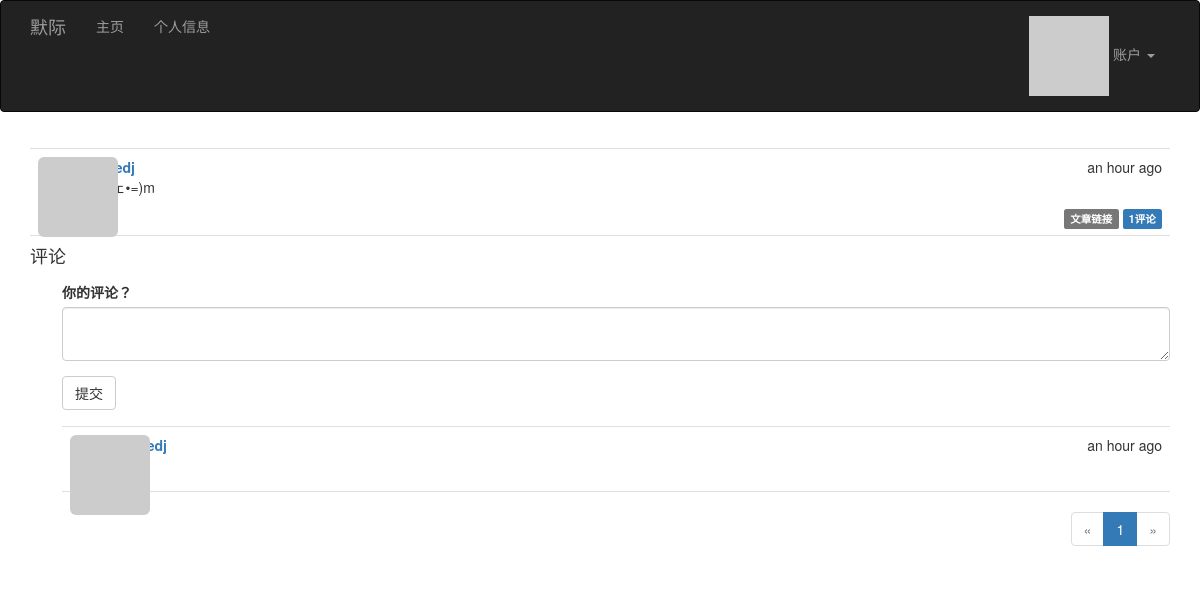
The page /post/115 (signed in) on the database its author committed.
### app/models.py (models this page shows, shortened)
class Post(db.Model):
	__tablename__ = 'posts'
	id = db.Column(db.Integer, primary_key=True)
	body = db.Column(db.Text)
	timestamp = db.Column(db.DateTime, index=True, default=datetime.utcnow)
	author_id = db.Column(db.Integer, db.ForeignKey('users.id'))
	body_html = db.Column(db.Text)
	comments = db.relationship('Comment', backref='post', lazy='dynamic')

class Comment(db.Model):
	__tablename__ = 'comments'
	id = db.Column(db.Integer, primary_key=True)
	body = db.Column(db.Text)
	body_html = db.Column(db.Text)
	timestamp = db.Column(db.DateTime, index=True, default=datetime.utcnow)
	disabled = db.Column(db.Boolean)
	author_id = db.Column(db.Integer, db.ForeignKey('users.id'))
	post_id = db.Column(db.Integer, db.ForeignKey('posts.id'))

### app/main/views.py (the view, shortened to what this page needs)
@main.route('/post/<int:id>', methods=['GET', 'POST'])
def post(id):
    post = Post.query.get_or_404(id)
    form = CommentForm()
    form.body.data = session.get('comment')
    page = request.args.get('page', 1, type=int)
    pagination = post.comments.order_by(Comment.timestamp.desc()).paginate(page, per_page=current_app.config['FLASKY_COMMENTS_PER_PAGE'], error_out=False)
    comments = pagination.items
    return render_template('post.html', posts=[post], form=form, comments=comments, pagination=pagination)

### app/main/forms.py
class CommentForm(Form):
	body = PageDownField('你的评论？', validators=[DataRequired()])
	submit = SubmitField('提交')

### app/auth/views.py (called while the page is built)
@auth.before_app_request
def before_request():
	if current_user.is_authenticated \
			and not current_user.confirmed \
			and request.endpoint[:5] != 'auth.' \
			and request.endpoint != 'static':
		return redirect(url_for('auth.unconfirmed'))

@auth.before_app_request
def before_request():
	if current_user.is_authenticated:
		current_user.ping()
		if not current_user.confirmed and request.endpoint[:5] != 'auth.':
			return redirect(url_for('auth.unconfirmed'))

### app/main/__init__.py (called while the page is built)
@main.app_context_processor
def inject_permissions():
	return dict(Permission=Permission)

### app/models.py (called while the page is built)
@login_manager.user_loader
def load_user(user_id):
	return User.query.get(int(user_id))

	def can(self, permissions):
		return self.role is not None and \
			(self.role.permissions & permissions) == permissions

	def is_administrator(self):
		return self.can(Permission.ADMINISTER)

	def ping(self):
		self.last_seen = datetime.utcnow()
		db.session.add(self)

	def gravatar(self, size=100, default='identicon', rating='g'):
		if request.is_secure:
			url = 'https://secure.gravatar.com/avatar'
		else:
			url = 'http://www.gravatar.com/avatar'
		hash = self.avatar_hash or hashlib.md5(self.email.encode('utf-8')).hexdigest()
		return '{url}/{hash}?s={size}&d={default}&r={rating}'.format(url=url, hash=hash, size=size, default=default, rating=rating)

### app/templates/post.html (shortened to what this page needs)
{% extends "base.html" %}
{% import "bootstrap/wtf.html" as wtf %}
{% import "_macros.html" as macros %}
{% block page_content %}
{% include '_posts.html' %}
<h4 id="comments">评论</h4>
<div class="comment-form">
    {{ wtf.quick_form(form) }}
</div>
{% include '_comments.html' %}
{% if pagination %}
<div class="pagination">
    {{ macros.pagination_widget(pagination, '.post', fragment='#comments', id=posts[0].id) }}
</div>
{% endif %}
{% endblock %}

### app/templates/_posts.html (shortened to what this page needs)
<ul class="posts">
    {% for post in posts %}
    <li class="post">
        <div class="post-thumbnail">
            <a href="{{ url_for('.user', username=post.author.username) }}">
                <img class="img-rounded profile-thumbnail" src="{{ post.author.gravatar(size=40) }}">
            </a>
        </div>
        <div class="post-content">
            <div class="post-date">{{ moment(post.timestamp).fromNow() }}</div>
            <div class="post-author"><a href="{{ url_for('.user', username=post.author.username) }}">{{ post.author.username }}</a></div>
            <div class="post-body">
			{% if post.body_html %}
				{{ post.body_html | safe }}
			{% else %}
				{{ post.body }}
			{% endif %}
			</div>
			<div class="post-footer">
                <a href="{{ url_for('.post', id=post.id) }}">
                    <span class="label label-default">文章链接</span>
                </a>
				<a href="{{ url_for('.post', id=post.id) }}#comments"><span class="label label-primary">{{ post.comments.count() }}评论</span> 				</a>
            </div>
        </div>
    </li>
    {% endfor %}
</ul>

### app/templates/_comments.html (shortened to what this page needs)
<ul class="comments">
    {% for comment in comments %}
    <li class="comment">
        <div class="comment-thumbnail">
            <a href="{{ url_for('.user', username=comment.author.username) }}">
                <img class="img-rounded profile-thumbnail" src="{{ comment.author.gravatar(size=40) }}">
            </a>
        </div>
        <div class="comment-content">
            <div class="comment-date">{{ moment(comment.timestamp).fromNow() }}</div>
            <div class="comment-author"><a href="{{ url_for('.user', username=comment.author.username) }}">{{ comment.author.username }}</a></div>
            <div class="comment-body">
            </div>
        </div>
    </li>
    {% endfor %}
</ul>

### app/static/styles.css (style rules this page uses)
.profile-thumbnail { position: absolute; }
ul.posts { list-style-type: none; padding: 0px; margin: 16px 0px 0px 0px; border-top: 1px solid #e0e0e0; }
ul.posts li.post { padding: 8px; border-bottom: 1px solid #e0e0e0; }
div.post-date { float: right; }
div.post-author { font-weight: bold; }
div.post-thumbnail { position: absolute; }
div.post-content { margin-left: 48px; min-height: 48px; }
div.post-footer { text-align: right; }
ul.comments { list-style-type: none; padding: 0px; margin: 16px 0px 0px 0px; }
ul.comments li.comment { margin-left: 32px; padding: 8px; border-bottom: 1px solid #e0e0e0; }
ul.comments li.comment:nth-child(1) { border-top: 1px solid #e0e0e0; }
div.comment-date { float: right; }
div.comment-author { font-weight: bold; }
div.comment-thumbnail { position: absolute; }
div.comment-content { margin-left: 48px; min-height: 48px; }
div.comment-form { margin: 16px 0px 16px 32px; }
div.pagination { width: 100%; text-align: right; padding: 0px; margin: 0px; }

### rows shown on the page
Post: timestamp "an hour ago", body_html "o(=•ェ•=)m", comments.count "1"
Comment: timestamp "an hour ago"

### other values the page prints
{{ p }} "1"
